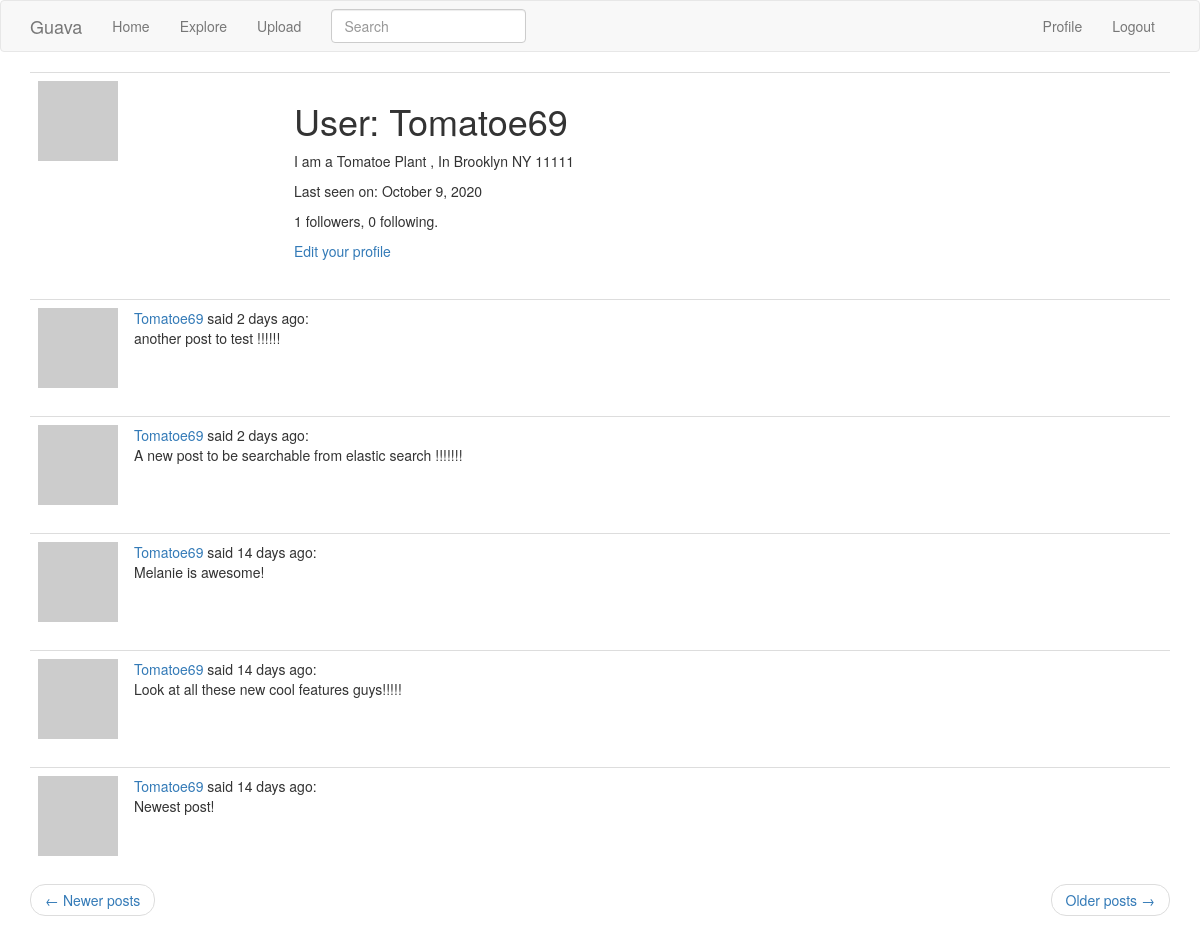
/user/Tomatoe69?page=2 (signed in), run on the app's committed database.
### notapp/models.py (models this page shows, shortened)
class User(UserMixin, db.Model):
    id = db.Column(db.Integer, primary_key=True)
    username = db.Column(db.String(64), index=True, unique=True)
    email = db.Column(db.String(120), index=True, unique=True)
    password_hash = db.Column(db.String(128))
    posts = db.relationship('Post', backref='author', lazy='dynamic')
    about_me = db.Column(db.String(140))
    last_seen = db.Column(db.DateTime, default=datetime.utcnow)
    searchable = ['username']
    def avatar(self, size):
        digest = md5(self.email.lower().encode('utf-8')).hexdigest()
        return 'https://www.gravatar.com/avatar/{}?d=identicon&s={}'.format(
            digest, size)
    followed = db.relationship(
        'User', secondary=followers,
        primaryjoin=(followers.c.follower_id == id),
        secondaryjoin=(followers.c.followed_id == id),
        backref=db.backref('followers', lazy='dynamic'), lazy='dynamic')

class SearchableMixin(object):
    @classmethod
    def before_commit(cls, session):
        session._changes = {
            'add': list(session.new),
            'update': list(session.dirty),
            'delete': list(session.deleted)
        }
    @classmethod
    def after_commit(cls, session):
        for obj in session._changes['add']:
            if isinstance(obj, SearchableMixin):
                add_to_index(obj.__tablename__, obj)
        for obj in session._changes['update']:
            if isinstance(obj, SearchableMixin):
                add_to_index(obj.__tablename__, obj)
        for obj in session._changes['delete']:
            if isinstance(obj, SearchableMixin):
                remove_from_index(obj.__tablename__, obj)
        session._changes = None

class Post(SearchableMixin, db.Model):
    __searchable__ = ['body']
    id = db.Column(db.Integer, primary_key=True)
    body = db.Column(db.String(140))
    timestamp = db.Column(db.DateTime, index=True, default=datetime.utcnow)
    user_id = db.Column(db.Integer, db.ForeignKey('user.id'))

### notapp/routes.py (the view)
@app.route('/user/<username>')
@login_required
def user(username):
    user = User.query.filter_by(username=username).first_or_404()
    page = request.args.get('page', 1, type=int)
    posts = user.posts.order_by(Post.timestamp.desc()).paginate(
        page, app.config['POSTS_PER_PAGE'], False)
    next_url = url_for('user', username=user.username, page=posts.next_num) \
        if posts.has_next else None
    prev_url = url_for('user', username=user.username, page=posts.prev_num) \
        if posts.has_prev else None
    form = EmptyForm()
    return render_template('user.html', user=user, posts=posts.items,
                           next_url=next_url, prev_url=prev_url, form=form)

### notapp/forms.py
class SearchForm(FlaskForm):
    q = StringField(('Search'), validators=[DataRequired()])
    def __init__(self, *args, **kwargs):
        if 'formdata' not in kwargs:
            kwargs['formdata'] = request.args
        if 'csrf_enabled' not in kwargs:
            kwargs['csrf_enabled'] = False
        super(SearchForm, self).__init__(*args, **kwargs)

class EmptyForm(FlaskForm):
    submit = SubmitField('Submit')

### notapp/models.py (called while the page is built)
@login.user_loader
def load_user(id):
    return User.query.get(int(id))

### notapp/routes.py (called while the page is built)
@app.before_request
def before_request():
    if current_user.is_authenticated:
        current_user.last_seen = datetime.utcnow()
        db.session.commit()
        g.search_form = SearchForm()

### notapp/templates/user.html (shortened to what this page needs)
{% extends "base.html" %}
{% block app_content %}
<table class="table table-hover">
    <tr>
        <td width="256px"><img src="{{ user.avatar(256) }}"></td>
        <td>
            <h1>User: {{ user.username }}</h1>
            {% if user.about_me %}<p>{{ user.about_me }}</p>{% endif %}
            {% if user.last_seen %}
            <p>Last seen on: {{ moment(user.last_seen).format('LL') }}</p>
            {% endif %}
            <p>{{ user.followers.count() }} followers, {{ user.followed.count() }} following.</p>
            {% if user == current_user %}
            <p><a href="{{ url_for('edit_profile') }}">Edit your profile</a></p>
            {% endif %}
        </td>
    </tr>
</table>
{% for post in posts %}
{% include '_post.html' %}
{% endfor %}
<nav aria-label="...">
    <ul class="pager">
        <li class="previous{% if not prev_url %} disabled{% endif %}">
            <a href="{{ prev_url or '#' }}">
                <span aria-hidden="true">&larr;</span> Newer posts
            </a>
        </li>
        <li class="next{% if not next_url %} disabled{% endif %}">
            <a href="{{ next_url or '#' }}">
                Older posts <span aria-hidden="true">&rarr;</span>
            </a>
        </li>
    </ul>
</nav>
{% endblock %}

### notapp/templates/_post.html
<table class="table table-hover">
    <tr>
        <td width="70px">
            <a href="{{ url_for('user', username=post.author.username) }}">
                <img src="{{ post.author.avatar(70) }}" />
            </a>
        </td>
        <td>
            <a href="{{ url_for('user', username=post.author.username) }}">
                {{ post.author.username }}
            </a>
            said {{ moment(post.timestamp).fromNow() }}:
            <br>
            {{ post.body }}
        </td>
    </tr>
</table>

### data on the page
User: username "Tomatoe69", about_me "I am a Tomatoe Plant , In Brooklyn NY 11111", last_seen "October 9, 2020"
Post: author.username "Tomatoe69", timestamp "2 days ago", body "another post to test !!!!!!"
Post: author.username "Tomatoe69", timestamp "2 days ago", body "A new post to be searchable from elastic search !!!!!!!"
Post: author.username "Tomatoe69", timestamp "14 days ago", body "Melanie is awesome!"
Post: author.username "Tomatoe69", timestamp "14 days ago", body "Look at all these new cool features guys!!!!!"
Post: author.username "Tomatoe69", timestamp "14 days ago", body "Newest post!"

### other printed values
{{ user.followers.count() }} "1"
{{ user.followed.count() }} "0"
